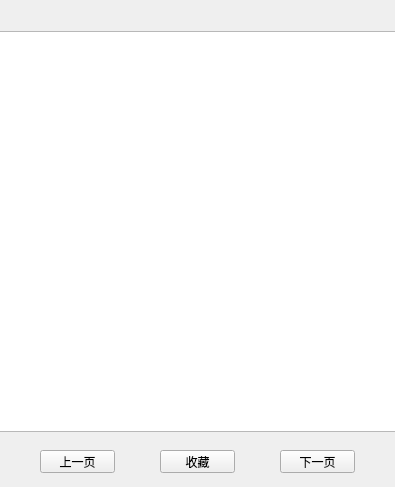
<?xml version="1.0" encoding="UTF-8"?>
<ui version="4.0">
 <class>Form</class>
 <widget class="QWidget" name="Form">
  <property name="geometry">
   <rect>
    <x>0</x>
    <y>0</y>
    <width>395</width>
    <height>487</height>
   </rect>
  </property>
  <property name="windowTitle">
   <string>用户界面</string>
  </property>
  <widget class="QPushButton" name="pre_Button">
   <property name="geometry">
    <rect>
     <x>40</x>
     <y>450</y>
     <width>75</width>
     <height>23</height>
    </rect>
   </property>
   <property name="text">
    <string>上一页</string>
   </property>
  </widget>
  <widget class="QPushButton" name="next_Button">
   <property name="geometry">
    <rect>
     <x>280</x>
     <y>450</y>
     <width>75</width>
     <height>23</height>
    </rect>
   </property>
   <property name="text">
    <string>下一页</string>
   </property>
  </widget>
  <widget class="QTextBrowser" name="textBrowser">
   <property name="geometry">
    <rect>
     <x>-5</x>
     <y>31</y>
     <width>401</width>
     <height>401</height>
    </rect>
   </property>
  </widget>
  <widget class="QPushButton" name="favorite">
   <property name="geometry">
    <rect>
     <x>160</x>
     <y>450</y>
     <width>75</width>
     <height>23</height>
    </rect>
   </property>
   <property name="text">
    <string>收藏</string>
   </property>
  </widget>
 </widget>
 <resources/>
 <connections/>
</ui>
